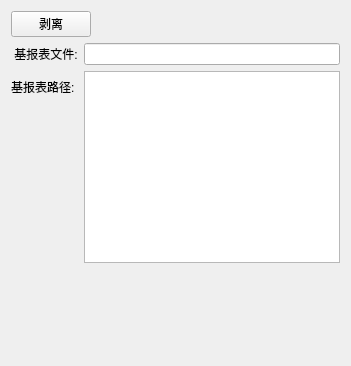
         <widget class="QWidget" name="pageWithBaseReport">
          <layout class="QFormLayout" name="formLayout">
           <item row="1" column="0">
            <widget class="QLabel" name="label_14">
             <property name="text">
              <string> 基报表文件:</string>
             </property>
            </widget>
           </item>
           <item row="1" column="1">
            <widget class="QLineEdit" name="baseReportFileName"/>
           </item>
           <item row="2" column="0">
            <widget class="QLabel" name="label_13">
             <property name="text">
              <string>基报表路径:</string>
             </property>
            </widget>
           </item>
           <item row="2" column="1">
            <widget class="QPlainTextEdit" name="baseReportPath"/>
           </item>
           <item row="3" column="0">
            <spacer name="verticalSpacer_4">
             <property name="orientation">
              <enum>Qt::Vertical</enum>
             </property>
             <property name="sizeHint" stdset="0">
              <size>
               <width>20</width>
               <height>40</height>
              </size>
             </property>
            </spacer>
           </item>
           <item row="4" column="1">
            <spacer name="verticalSpacer_2">
             <property name="orientation">
              <enum>Qt::Vertical</enum>
             </property>
             <property name="sizeType">
              <enum>QSizePolicy::Expanding</enum>
             </property>
             <property name="sizeHint" stdset="0">
              <size>
               <width>20</width>
               <height>40</height>
              </size>
             </property>
            </spacer>
           </item>
           <item row="0" column="0" colspan="2">
            <layout class="QHBoxLayout" name="horizontalLayout_6">
             <item>
              <widget class="QPushButton" name="bDetachBaseReport">
               <property name="text">
                <string>剥离</string>
               </property>
              </widget>
             </item>
             <item>
              <spacer name="horizontalSpacer">
               <property name="orientation">
                <enum>Qt::Horizontal</enum>
               </property>
               <property name="sizeHint" stdset="0">
                <size>
                 <width>40</width>
                 <height>20</height>
                </size>
               </property>
              </spacer>
             </item>
            </layout>
           </item>
          </layout>
         </widget>
